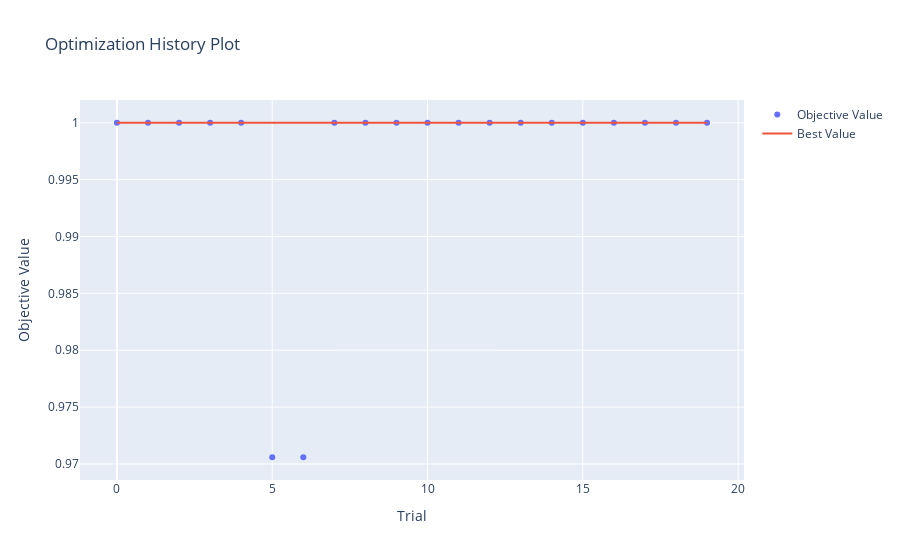
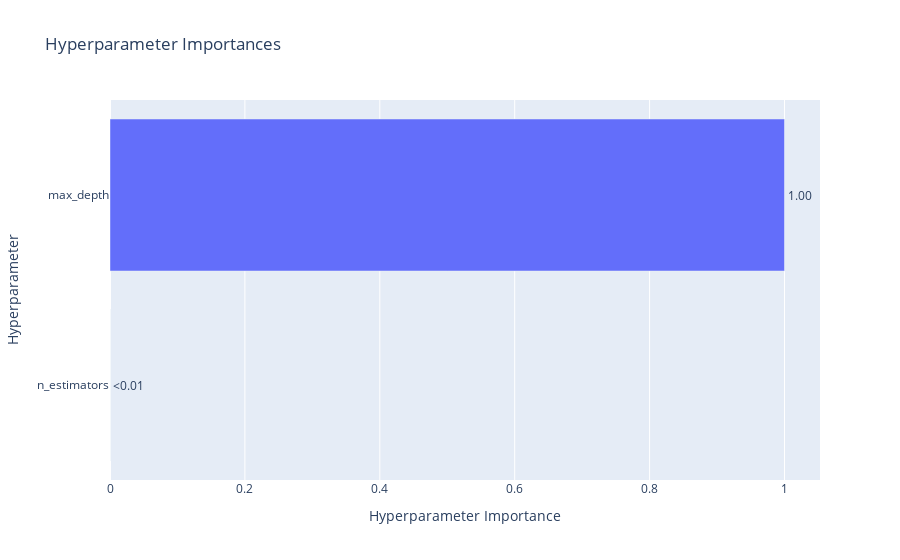

The notebook cell saved with these charts, in order:
### Code cell
import optuna.visualization as vis

# Visualize the optimization history
fig = vis.plot_optimization_history(study)
fig.show()

# Visualize the importance of hyperparameters
fig2 = vis.plot_param_importances(study)
fig2.show()

### Figure 1 — Plotly figure (JSON) as saved in the notebook; plotly's stock layout.template omitted (floating-point values rounded to 4 significant figures)
{"data": [{"mode": "markers", "name": "Objective Value", "type": "scatter", "x": [0, 1, 2, 3, 4, 5, 6, 7, 8, 9, 10, 11, 12, 13, 14, 15, 16, 17, 18, 19], "y": [1, 1, 1, 1, 1, 0.9706, 0.9706, 1, 1, 1, 1, 1, 1, 1, 1, 1, 1, 1, 1, 1]}, {"mode": "lines", "name": "Best Value", "type": "scatter", "x": [0, 1, 2, 3, 4, 5, 6, 7, 8, 9, 10, 11, 12, 13, 14, 15, 16, 17, 18, 19], "y": [1, 1, 1, 1, 1, 1, 1, 1, 1, 1, 1, 1, 1, 1, 1, 1, 1, 1, 1, 1]}, {"marker": {"color": "#cccccc"}, "mode": "markers", "name": "Infeasible Trial", "showlegend": false, "type": "scatter", "x": [], "y": []}], "layout": {"title": {"text": "Optimization History Plot"}, "xaxis": {"title": {"text": "Trial"}}, "yaxis": {"title": {"text": "Objective Value"}}}}

### Figure 2 — Plotly figure (JSON) as saved in the notebook; plotly's stock layout.template omitted (floating-point values rounded to 4 significant figures)
{"data": [{"cliponaxis": false, "hovertemplate": ["n_estimators (IntDistribution): 0.0<extra></extra>", "max_depth (IntDistribution): 1.0<extra></extra>"], "name": "Objective Value", "orientation": "h", "text": ["<0.01", "1.00"], "textposition": "outside", "type": "bar", "x": [0, 1], "y": ["n_estimators", "max_depth"]}], "layout": {"title": {"text": "Hyperparameter Importances"}, "xaxis": {"title": {"text": "Hyperparameter Importance"}}, "yaxis": {"title": {"text": "Hyperparameter"}}}}
